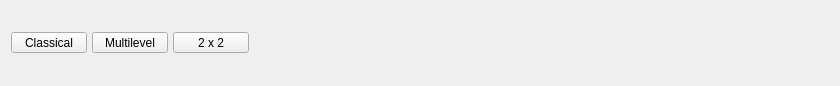
<?xml version="1.0" encoding="UTF-8"?>
<ui version="4.0">
 <class>RibbonMetaAnalysis</class>
 <widget class="QWidget" name="RibbonMetaAnalysis">
  <property name="geometry">
   <rect>
    <x>0</x>
    <y>0</y>
    <width>840</width>
    <height>86</height>
   </rect>
  </property>
  <property name="windowTitle">
   <string>Form</string>
  </property>
  <layout class="QGridLayout" name="gridLayout_7">
   <property name="topMargin">
    <number>4</number>
   </property>
   <property name="rightMargin">
    <number>0</number>
   </property>
   <property name="bottomMargin">
    <number>4</number>
   </property>
   <property name="horizontalSpacing">
    <number>0</number>
   </property>
   <item row="0" column="6">
    <spacer name="horizontalSpacer">
     <property name="orientation">
      <enum>Qt::Horizontal</enum>
     </property>
     <property name="sizeHint" stdset="0">
      <size>
       <width>61</width>
       <height>20</height>
      </size>
     </property>
    </spacer>
   </item>
   <item row="0" column="3">
    <widget class="QWidget" name="otherPanel" native="true">
     <layout class="QGridLayout" name="gridLayout_5">
      <property name="leftMargin">
       <number>0</number>
      </property>
      <property name="topMargin">
       <number>6</number>
      </property>
      <property name="rightMargin">
       <number>0</number>
      </property>
      <property name="bottomMargin">
       <number>6</number>
      </property>
      <property name="verticalSpacing">
       <number>3</number>
      </property>
      <item row="0" column="0">
       <widget class="QWidget" name="widget_11" native="true">
        <layout class="QGridLayout" name="gridLayout_6">
         <property name="leftMargin">
          <number>0</number>
         </property>
         <property name="topMargin">
          <number>0</number>
         </property>
         <property name="rightMargin">
          <number>0</number>
         </property>
         <property name="bottomMargin">
          <number>0</number>
         </property>
         <property name="horizontalSpacing">
          <number>5</number>
         </property>
        </layout>
       </widget>
      </item>
     </layout>
    </widget>
   </item>
   <item row="0" column="1">
    <widget class="QWidget" name="mainPanel" native="true">
     <layout class="QGridLayout" name="gridLayout_2">
      <property name="leftMargin">
       <number>0</number>
      </property>
      <property name="topMargin">
       <number>6</number>
      </property>
      <property name="rightMargin">
       <number>0</number>
      </property>
      <property name="bottomMargin">
       <number>6</number>
      </property>
      <property name="verticalSpacing">
       <number>3</number>
      </property>
      <item row="0" column="0">
       <widget class="QWidget" name="widget_10" native="true">
        <layout class="QGridLayout" name="gridLayout_3">
         <property name="leftMargin">
          <number>0</number>
         </property>
         <property name="topMargin">
          <number>0</number>
         </property>
         <property name="rightMargin">
          <number>0</number>
         </property>
         <property name="bottomMargin">
          <number>0</number>
         </property>
         <property name="horizontalSpacing">
          <number>5</number>
         </property>
         <item row="0" column="0">
          <widget class="RibbonButton" name="classicalButton">
           <property name="minimumSize">
            <size>
             <width>76</width>
             <height>0</height>
            </size>
           </property>
           <property name="text">
            <string>Classical</string>
           </property>
           <property name="icon">
            <iconset resource="../resources/icons.qrc">
             <normaloff>:/icons/analysis-bayesian-ttest.svg</normaloff>:/icons/analysis-bayesian-ttest.svg</iconset>
           </property>
           <property name="iconSize">
            <size>
             <width>37</width>
             <height>28</height>
            </size>
           </property>
           <property name="popupMode">
            <enum>QToolButton::InstantPopup</enum>
           </property>
           <property name="toolButtonStyle">
            <enum>Qt::ToolButtonTextUnderIcon</enum>
           </property>
          </widget>
         </item>
         <item row="0" column="2">
          <widget class="RibbonButton" name="twoxtwoTablesButton">
           <property name="minimumSize">
            <size>
             <width>76</width>
             <height>0</height>
            </size>
           </property>
           <property name="text">
            <string>2 x 2</string>
           </property>
           <property name="icon">
            <iconset resource="../resources/icons.qrc">
             <normaloff>:/icons/analysis-bayesian-crosstabs.svg</normaloff>:/icons/analysis-bayesian-crosstabs.svg</iconset>
           </property>
           <property name="iconSize">
            <size>
             <width>37</width>
             <height>28</height>
            </size>
           </property>
           <property name="popupMode">
            <enum>QToolButton::InstantPopup</enum>
           </property>
           <property name="toolButtonStyle">
            <enum>Qt::ToolButtonTextUnderIcon</enum>
           </property>
          </widget>
         </item>
         <item row="0" column="1">
          <widget class="RibbonButton" name="multilevelButton">
           <property name="minimumSize">
            <size>
             <width>76</width>
             <height>0</height>
            </size>
           </property>
           <property name="text">
            <string>Multilevel</string>
           </property>
           <property name="icon">
            <iconset resource="../resources/icons.qrc">
             <normaloff>:/icons/analysis-bayesian-regression.svg</normaloff>:/icons/analysis-bayesian-regression.svg</iconset>
           </property>
           <property name="iconSize">
            <size>
             <width>37</width>
             <height>28</height>
            </size>
           </property>
           <property name="popupMode">
            <enum>QToolButton::InstantPopup</enum>
           </property>
           <property name="toolButtonStyle">
            <enum>Qt::ToolButtonTextUnderIcon</enum>
           </property>
          </widget>
         </item>
        </layout>
       </widget>
      </item>
     </layout>
    </widget>
   </item>
   <item row="0" column="0">
    <widget class="QWidget" name="widget" native="true">
     <layout class="QGridLayout" name="gridLayout">
      <property name="leftMargin">
       <number>0</number>
      </property>
      <property name="topMargin">
       <number>6</number>
      </property>
      <property name="rightMargin">
       <number>0</number>
      </property>
      <property name="bottomMargin">
       <number>6</number>
      </property>
      <property name="verticalSpacing">
       <number>3</number>
      </property>
      <item row="0" column="0">
       <widget class="QWidget" name="widget_9" native="true">
        <layout class="QGridLayout" name="gridLayout_4">
         <property name="leftMargin">
          <number>0</number>
         </property>
         <property name="topMargin">
          <number>0</number>
         </property>
         <property name="rightMargin">
          <number>0</number>
         </property>
         <property name="bottomMargin">
          <number>0</number>
         </property>
        </layout>
       </widget>
      </item>
     </layout>
    </widget>
   </item>
   <item row="0" column="2">
    <widget class="QWidget" name="sep2" native="true">
     <property name="styleSheet">
      <string notr="true">QWidget { color : #929292 ; }</string>
     </property>
     <layout class="QGridLayout" name="gridLayout_9"/>
    </widget>
   </item>
  </layout>
  <zorder>widget</zorder>
  <zorder>mainPanel</zorder>
  <zorder>otherPanel</zorder>
  <zorder>sep2</zorder>
 </widget>
 <customwidgets>
  <customwidget>
   <class>RibbonButton</class>
   <extends>QToolButton</extends>
   <header>widgets/ribbonbutton.h</header>
  </customwidget>
 </customwidgets>
 <resources>
  <include location="../resources/icons.qrc"/>
 </resources>
 <connections/>
 <slots>
  <slot>itemSelected()</slot>
  <slot>menuItemSelected()</slot>
 </slots>
</ui>
